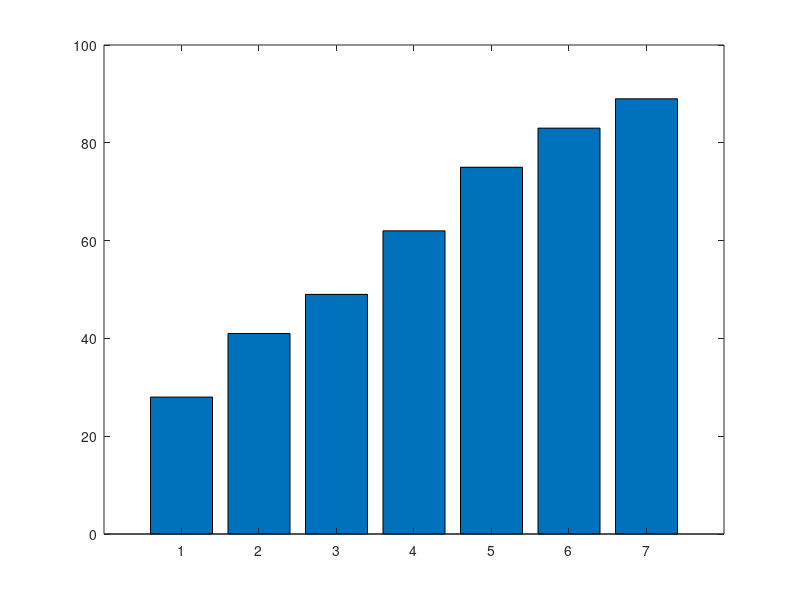

MATLAB code to generate this figure: (Note: this script raises an error after producing the figure.)
%% UTS No 1

% a,b)
D = [28 41 49 62 75 83 89];

mean(D)
median(D)
mode(D)
range(D)
std(D,1)

% c
D = [28 41 49 62 75 83 89];

bar(D)
hold on

yline(mean(D), 'r', 'LineWidth', 2)

xlabel('Toko ke-i')
ylabel('Penjualan (juta rupiah)')
title('Diagram Penjualan Mingguan - NIM 2510514018')

saveas(gcf, 'penjualan.png')

% biar bs commit
